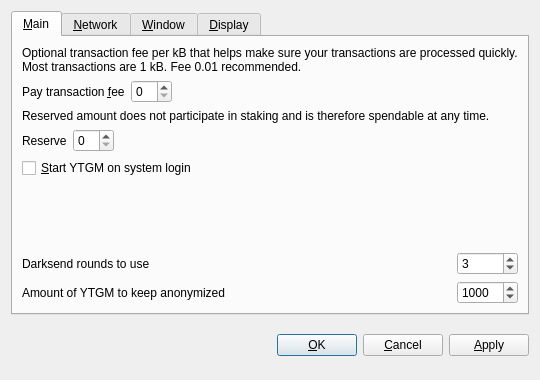
<?xml version="1.0" encoding="UTF-8"?>
<ui version="4.0">
 <class>OptionsDialog</class>
 <widget class="QDialog" name="OptionsDialog">
  <property name="geometry">
   <rect>
    <x>0</x>
    <y>0</y>
    <width>540</width>
    <height>380</height>
   </rect>
  </property>
  <property name="windowTitle">
   <string>Options</string>
  </property>
  <property name="modal">
   <bool>true</bool>
  </property>
  <layout class="QVBoxLayout" name="verticalLayout">
   <item>
    <widget class="QTabWidget" name="tabWidget">
     <property name="tabPosition">
      <enum>QTabWidget::North</enum>
     </property>
     <property name="currentIndex">
      <number>0</number>
     </property>
     <widget class="QWidget" name="tabMain">
      <attribute name="title">
       <string>&amp;Main</string>
      </attribute>
      <layout class="QGridLayout" name="gridLayout">
       <item row="0" column="0" colspan="2">
        <widget class="QLabel" name="transactionFeeInfoLabel">
         <property name="text">
          <string>Optional transaction fee per kB that helps make sure your transactions are processed quickly. Most transactions are 1 kB. Fee 0.01 recommended.</string>
         </property>
         <property name="textFormat">
          <enum>Qt::PlainText</enum>
         </property>
         <property name="wordWrap">
          <bool>true</bool>
         </property>
        </widget>
       </item>
       <item row="1" column="0">
        <layout class="QHBoxLayout" name="horizontalLayoutFee">
         <item>
          <widget class="QLabel" name="transactionFeeLabel">
           <property name="text">
            <string>Pay transaction &amp;fee</string>
           </property>
           <property name="textFormat">
            <enum>Qt::PlainText</enum>
           </property>
           <property name="buddy">
            <cstring>transactionFee</cstring>
           </property>
          </widget>
         </item>
         <item>
          <widget class="BitcoinAmountField" name="transactionFee"/>
         </item>
         <item>
          <spacer name="horizontalSpacerFee">
           <property name="orientation">
            <enum>Qt::Horizontal</enum>
           </property>
           <property name="sizeHint" stdset="0">
            <size>
             <width>40</width>
             <height>20</height>
            </size>
           </property>
          </spacer>
         </item>
        </layout>
       </item>
       <item row="2" column="0" colspan="2">
        <widget class="QLabel" name="reserveBalanceInfoLabel">
         <property name="text">
          <string>Reserved amount does not participate in staking and is therefore spendable at any time.</string>
         </property>
         <property name="textFormat">
          <enum>Qt::PlainText</enum>
         </property>
         <property name="wordWrap">
          <bool>true</bool>
         </property>
        </widget>
       </item>
       <item row="3" column="0">
        <layout class="QHBoxLayout" name="horizontalLayoutReserveBalance">
         <item>
          <widget class="QLabel" name="reserveBalanceLabel">
           <property name="text">
            <string>Reserve</string>
           </property>
           <property name="textFormat">
            <enum>Qt::PlainText</enum>
           </property>
           <property name="buddy">
            <cstring>reserveBalance</cstring>
           </property>
          </widget>
         </item>
         <item>
          <widget class="BitcoinAmountField" name="reserveBalance"/>
         </item>
         <item>
          <spacer name="horizontalSpacerReserveBalance">
           <property name="orientation">
            <enum>Qt::Horizontal</enum>
           </property>
           <property name="sizeHint" stdset="0">
            <size>
             <width>40</width>
             <height>20</height>
            </size>
           </property>
          </spacer>
         </item>
        </layout>
       </item>
       <item row="4" column="0">
        <widget class="QCheckBox" name="bitcoinAtStartup">
         <property name="toolTip">
          <string>Automatically start YTGM after logging in to the system.</string>
         </property>
         <property name="text">
          <string>&amp;Start YTGM on system login</string>
         </property>
        </widget>
       </item>
       <item row="5" column="0">
        <spacer name="verticalSpacer_Main">
         <property name="orientation">
          <enum>Qt::Vertical</enum>
         </property>
         <property name="sizeHint" stdset="0">
          <size>
           <width>20</width>
           <height>40</height>
          </size>
         </property>
        </spacer>
       </item>
       <item row="6" column="0">
        <widget class="QLabel" name="label">
         <property name="toolTip">
          <string>&lt;html&gt;&lt;head/&gt;&lt;body&gt;&lt;p&gt;This setting determines the amount of individual masternodes that an input will be anonymized through. More rounds of anonymization gives a higher degree of privacy, but also costs more in fees.&lt;/p&gt;&lt;/body&gt;&lt;/html&gt;</string>
         </property>
         <property name="text">
          <string>Darksend rounds to use</string>
         </property>
        </widget>
       </item>
       <item row="6" column="1">
        <widget class="QSpinBox" name="darksendRounds">
         <property name="minimum">
          <number>2</number>
         </property>
         <property name="maximum">
          <number>16</number>
         </property>
         <property name="value">
          <number>3</number>
         </property>
        </widget>
       </item>
       <item row="7" column="0">
        <widget class="QLabel" name="label_2">
         <property name="toolTip">
          <string>This amount acts as a threshold to turn off Darksend once it's reached.</string>
         </property>
         <property name="statusTip">
          <string notr="true"/>
         </property>
         <property name="whatsThis">
          <string notr="true"/>
         </property>
         <property name="accessibleName">
          <string notr="true"/>
         </property>
         <property name="accessibleDescription">
          <string notr="true"/>
         </property>
         <property name="text">
          <string>Amount of YTGM to keep anonymized</string>
         </property>
        </widget>
       </item>
       <item row="7" column="1">
        <widget class="QSpinBox" name="anonymizeYTGM">
         <property name="minimum">
          <number>2</number>
         </property>
         <property name="maximum">
          <number>10000</number>
         </property>
         <property name="singleStep">
          <number>10</number>
         </property>
         <property name="value">
          <number>1000</number>
         </property>
        </widget>
       </item>
      </layout>
     </widget>
     <widget class="QWidget" name="tabNetwork">
      <attribute name="title">
       <string>&amp;Network</string>
      </attribute>
      <layout class="QVBoxLayout" name="verticalLayout_Network">
       <item>
        <widget class="QCheckBox" name="mapPortUpnp">
         <property name="toolTip">
          <string>Automatically open the YTGM client port on the router. This only works when your router supports UPnP and it is enabled.</string>
         </property>
         <property name="text">
          <string>Map port using &amp;UPnP</string>
         </property>
        </widget>
       </item>
       <item>
        <widget class="QCheckBox" name="connectSocks">
         <property name="toolTip">
          <string>Connect to the YTGM network through a SOCKS5 proxy (e.g. when connecting through Tor).</string>
         </property>
         <property name="text">
          <string>&amp;Connect through SOCKS5 proxy:</string>
         </property>
        </widget>
       </item>
       <item>
        <layout class="QHBoxLayout" name="horizontalLayout_Network">
         <item>
          <widget class="QLabel" name="proxyIpLabel">
           <property name="text">
            <string>Proxy &amp;IP:</string>
           </property>
           <property name="textFormat">
            <enum>Qt::PlainText</enum>
           </property>
           <property name="buddy">
            <cstring>proxyIp</cstring>
           </property>
          </widget>
         </item>
         <item>
          <widget class="QValidatedLineEdit" name="proxyIp">
           <property name="maximumSize">
            <size>
             <width>140</width>
             <height>16777215</height>
            </size>
           </property>
           <property name="toolTip">
            <string>IP address of the proxy (e.g. 127.0.0.1)</string>
           </property>
          </widget>
         </item>
         <item>
          <widget class="QLabel" name="proxyPortLabel">
           <property name="text">
            <string>&amp;Port:</string>
           </property>
           <property name="textFormat">
            <enum>Qt::PlainText</enum>
           </property>
           <property name="buddy">
            <cstring>proxyPort</cstring>
           </property>
          </widget>
         </item>
         <item>
          <widget class="QLineEdit" name="proxyPort">
           <property name="maximumSize">
            <size>
             <width>55</width>
             <height>16777215</height>
            </size>
           </property>
           <property name="toolTip">
            <string>Port of the proxy (e.g. 9050)</string>
           </property>
          </widget>
         </item>
         <item>
          <spacer name="horizontalSpacer_Network">
           <property name="orientation">
            <enum>Qt::Horizontal</enum>
           </property>
           <property name="sizeHint" stdset="0">
            <size>
             <width>40</width>
             <height>20</height>
            </size>
           </property>
          </spacer>
         </item>
        </layout>
       </item>
       <item>
        <spacer name="verticalSpacer_Network">
         <property name="orientation">
          <enum>Qt::Vertical</enum>
         </property>
         <property name="sizeHint" stdset="0">
          <size>
           <width>20</width>
           <height>40</height>
          </size>
         </property>
        </spacer>
       </item>
      </layout>
     </widget>
     <widget class="QWidget" name="tabWindow">
      <attribute name="title">
       <string>&amp;Window</string>
      </attribute>
      <layout class="QVBoxLayout" name="verticalLayout_Window">
       <item>
        <widget class="QCheckBox" name="minimizeToTray">
         <property name="toolTip">
          <string>Show only a tray icon after minimizing the window.</string>
         </property>
         <property name="text">
          <string>&amp;Minimize to the tray instead of the taskbar</string>
         </property>
        </widget>
       </item>
       <item>
        <widget class="QCheckBox" name="minimizeOnClose">
         <property name="toolTip">
          <string>Minimize instead of exit the application when the window is closed. When this option is enabled, the application will be closed only after selecting Quit in the menu.</string>
         </property>
         <property name="text">
          <string>M&amp;inimize on close</string>
         </property>
        </widget>
       </item>
       <item>
        <spacer name="verticalSpacer_Window">
         <property name="orientation">
          <enum>Qt::Vertical</enum>
         </property>
         <property name="sizeHint" stdset="0">
          <size>
           <width>20</width>
           <height>40</height>
          </size>
         </property>
        </spacer>
       </item>
      </layout>
     </widget>
     <widget class="QWidget" name="tabDisplay">
      <attribute name="title">
       <string>&amp;Display</string>
      </attribute>
      <layout class="QVBoxLayout" name="verticalLayout_Display">
       <item>
        <layout class="QHBoxLayout" name="horizontalLayout_1_Display">
         <item>
          <widget class="QLabel" name="langLabel">
           <property name="text">
            <string>User Interface &amp;language:</string>
           </property>
           <property name="textFormat">
            <enum>Qt::PlainText</enum>
           </property>
           <property name="buddy">
            <cstring>lang</cstring>
           </property>
          </widget>
         </item>
         <item>
          <widget class="QValueComboBox" name="lang">
           <property name="toolTip">
            <string>The user interface language can be set here. This setting will take effect after restarting YTGM.</string>
           </property>
          </widget>
         </item>
        </layout>
       </item>
       <item>
        <layout class="QHBoxLayout" name="horizontalLayout_2_Display">
         <item>
          <widget class="QLabel" name="unitLabel">
           <property name="text">
            <string>&amp;Unit to show amounts in:</string>
           </property>
           <property name="textFormat">
            <enum>Qt::PlainText</enum>
           </property>
           <property name="buddy">
            <cstring>unit</cstring>
           </property>
          </widget>
         </item>
         <item>
          <widget class="QValueComboBox" name="unit">
           <property name="toolTip">
            <string>Choose the default subdivision unit to show in the interface and when sending coins.</string>
           </property>
          </widget>
         </item>
        </layout>
       </item>
       <item>
        <widget class="QCheckBox" name="coinControlFeatures">
         <property name="toolTip">
          <string>Whether to show coin control features or not.</string>
         </property>
         <property name="text">
          <string>Display coin &amp;control features (experts only!)</string>
         </property>
        </widget>
       </item>
       <item>
        <spacer name="verticalSpacer_Display">
         <property name="orientation">
          <enum>Qt::Vertical</enum>
         </property>
         <property name="sizeHint" stdset="0">
          <size>
           <width>20</width>
           <height>40</height>
          </size>
         </property>
        </spacer>
       </item>
      </layout>
     </widget>
    </widget>
   </item>
   <item>
    <layout class="QHBoxLayout" name="horizontalLayout_Buttons">
     <item>
      <spacer name="horizontalSpacer_1">
       <property name="orientation">
        <enum>Qt::Horizontal</enum>
       </property>
       <property name="sizeHint" stdset="0">
        <size>
         <width>40</width>
         <height>48</height>
        </size>
       </property>
      </spacer>
     </item>
     <item>
      <widget class="QLabel" name="statusLabel">
       <property name="font">
        <font>
         <weight>75</weight>
         <bold>true</bold>
        </font>
       </property>
       <property name="text">
        <string/>
       </property>
       <property name="textFormat">
        <enum>Qt::PlainText</enum>
       </property>
       <property name="wordWrap">
        <bool>true</bool>
       </property>
      </widget>
     </item>
     <item>
      <spacer name="horizontalSpacer_2">
       <property name="orientation">
        <enum>Qt::Horizontal</enum>
       </property>
       <property name="sizeHint" stdset="0">
        <size>
         <width>40</width>
         <height>48</height>
        </size>
       </property>
      </spacer>
     </item>
     <item>
      <widget class="QPushButton" name="okButton">
       <property name="text">
        <string>&amp;OK</string>
       </property>
      </widget>
     </item>
     <item>
      <widget class="QPushButton" name="cancelButton">
       <property name="text">
        <string>&amp;Cancel</string>
       </property>
       <property name="autoDefault">
        <bool>false</bool>
       </property>
      </widget>
     </item>
     <item>
      <widget class="QPushButton" name="applyButton">
       <property name="text">
        <string>&amp;Apply</string>
       </property>
       <property name="autoDefault">
        <bool>false</bool>
       </property>
      </widget>
     </item>
    </layout>
   </item>
  </layout>
 </widget>
 <customwidgets>
  <customwidget>
   <class>BitcoinAmountField</class>
   <extends>QSpinBox</extends>
   <header>bitcoinamountfield.h</header>
   <container>1</container>
  </customwidget>
  <customwidget>
   <class>QValueComboBox</class>
   <extends>QComboBox</extends>
   <header>qvaluecombobox.h</header>
  </customwidget>
  <customwidget>
   <class>QValidatedLineEdit</class>
   <extends>QLineEdit</extends>
   <header>qvalidatedlineedit.h</header>
  </customwidget>
 </customwidgets>
 <resources/>
 <connections/>
</ui>
